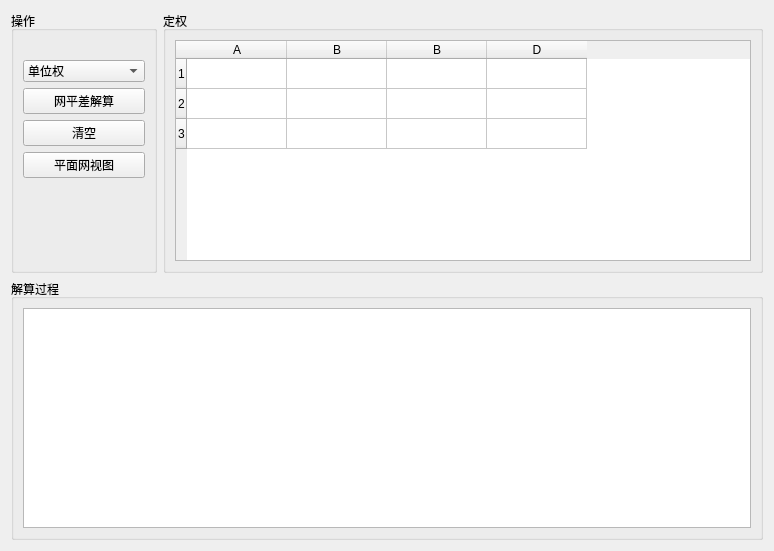
<?xml version="1.0" encoding="UTF-8"?>
<ui version="4.0">
 <class>Form</class>
 <widget class="QWidget" name="Form">
  <property name="geometry">
   <rect>
    <x>0</x>
    <y>0</y>
    <width>774</width>
    <height>551</height>
   </rect>
  </property>
  <property name="windowTitle">
   <string>Form</string>
  </property>
  <layout class="QVBoxLayout" name="verticalLayout_8">
   <item>
    <layout class="QVBoxLayout" name="verticalLayout_7">
     <item>
      <layout class="QHBoxLayout" name="horizontalLayout_2">
       <item>
        <layout class="QVBoxLayout" name="verticalLayout_2">
         <item>
          <layout class="QVBoxLayout" name="verticalLayout_5">
           <item>
            <layout class="QVBoxLayout" name="verticalLayout_3">
             <item>
              <layout class="QHBoxLayout" name="horizontalLayout">
               <item>
                <widget class="QGroupBox" name="groupBox">
                 <property name="title">
                  <string>操作</string>
                 </property>
                 <layout class="QVBoxLayout" name="verticalLayout">
                  <item>
                   <widget class="QLabel" name="label_3">
                    <property name="text">
                     <string/>
                    </property>
                    <property name="pixmap">
                     <pixmap>../source/icon/designer-tools.png</pixmap>
                    </property>
                    <property name="scaledContents">
                     <bool>false</bool>
                    </property>
                    <property name="alignment">
                     <set>Qt::AlignCenter</set>
                    </property>
                   </widget>
                  </item>
                  <item>
                   <widget class="QComboBox" name="comboBox">
                    <item>
                     <property name="text">
                      <string>单位权</string>
                     </property>
                    </item>
                    <item>
                     <property name="text">
                      <string>按距离定权</string>
                     </property>
                    </item>
                    <item>
                     <property name="text">
                      <string>自定义(表格定义)</string>
                     </property>
                    </item>
                   </widget>
                  </item>
                  <item>
                   <widget class="QPushButton" name="pushButton">
                    <property name="text">
                     <string>网平差解算</string>
                    </property>
                   </widget>
                  </item>
                  <item>
                   <widget class="QPushButton" name="pushButton_2">
                    <property name="text">
                     <string>清空</string>
                    </property>
                   </widget>
                  </item>
                  <item>
                   <widget class="QPushButton" name="pushButton_4">
                    <property name="text">
                     <string>平面网视图</string>
                    </property>
                   </widget>
                  </item>
                  <item>
                   <spacer name="verticalSpacer">
                    <property name="orientation">
                     <enum>Qt::Vertical</enum>
                    </property>
                    <property name="sizeHint" stdset="0">
                     <size>
                      <width>20</width>
                      <height>40</height>
                     </size>
                    </property>
                   </spacer>
                  </item>
                 </layout>
                </widget>
               </item>
              </layout>
             </item>
            </layout>
           </item>
          </layout>
         </item>
        </layout>
       </item>
       <item>
        <widget class="QGroupBox" name="groupBox_2">
         <property name="title">
          <string>定权</string>
         </property>
         <layout class="QVBoxLayout" name="verticalLayout_6">
          <item>
           <widget class="QTableWidget" name="tableWidget">
            <row>
             <property name="text">
              <string>1</string>
             </property>
            </row>
            <row>
             <property name="text">
              <string>2</string>
             </property>
            </row>
            <row>
             <property name="text">
              <string>3</string>
             </property>
            </row>
            <column>
             <property name="text">
              <string>A</string>
             </property>
            </column>
            <column>
             <property name="text">
              <string>B</string>
             </property>
            </column>
            <column>
             <property name="text">
              <string>B</string>
             </property>
            </column>
            <column>
             <property name="text">
              <string>D</string>
             </property>
            </column>
           </widget>
          </item>
         </layout>
        </widget>
       </item>
      </layout>
     </item>
     <item>
      <widget class="QGroupBox" name="groupBox_3">
       <property name="title">
        <string>解算过程</string>
       </property>
       <layout class="QVBoxLayout" name="verticalLayout_4">
        <item>
         <widget class="QTextEdit" name="textEdit">
          <property name="sizePolicy">
           <sizepolicy hsizetype="Expanding" vsizetype="MinimumExpanding">
            <horstretch>0</horstretch>
            <verstretch>0</verstretch>
           </sizepolicy>
          </property>
          <property name="minimumSize">
           <size>
            <width>400</width>
            <height>0</height>
           </size>
          </property>
         </widget>
        </item>
       </layout>
      </widget>
     </item>
    </layout>
   </item>
  </layout>
 </widget>
 <resources/>
 <connections>
  <connection>
   <sender>pushButton_2</sender>
   <signal>clicked()</signal>
   <receiver>textEdit</receiver>
   <slot>clear()</slot>
   <hints>
    <hint type="sourcelabel">
     <x>156</x>
     <y>241</y>
    </hint>
    <hint type="destinationlabel">
     <x>749</x>
     <y>526</y>
    </hint>
   </hints>
  </connection>
 </connections>
</ui>
